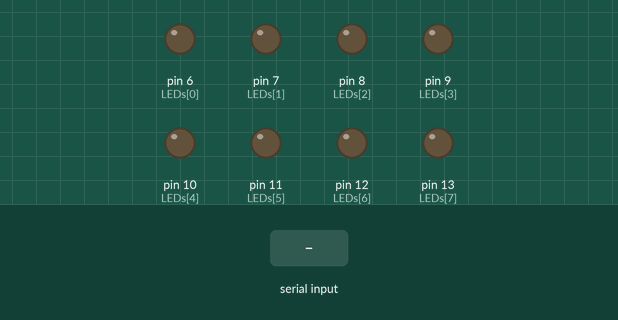
This sketch was run on a simulated Arduino Uno, built with avr-gcc and run on an emulated ATmega328P. Shown: output pins drawn as LEDs (lit = HIGH). The test bench sets the inputs (shaded band).

Above: at 1.2 s.
1.3 s: "90,45\n" received over the second serial link
At 2.6 s:
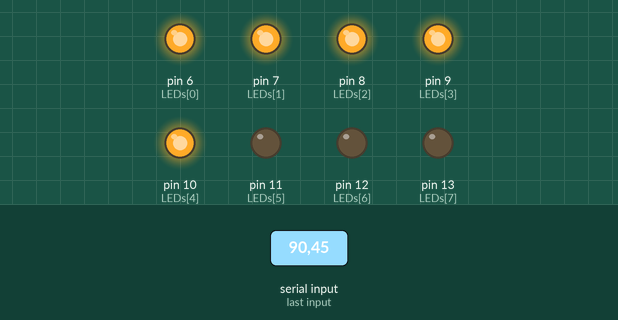
2.9 s: "30,150\n" received over the second serial link
At 3.6 s:
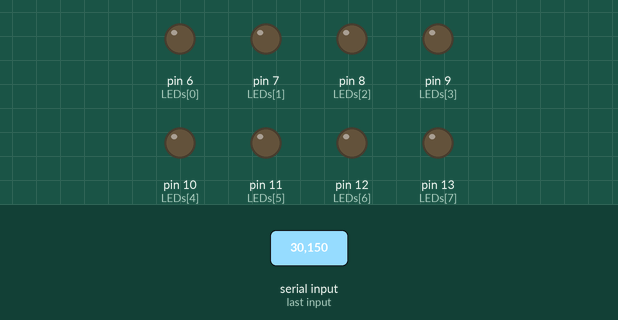
4.4 s: "200\n" received over the second serial link
At 4.8 s:
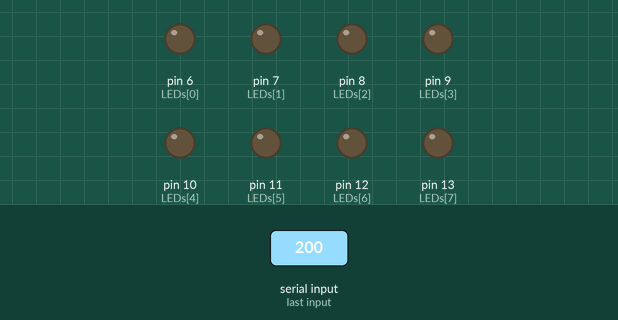
5.9 s: "5\n" received over the second serial link
At 7.1 s:
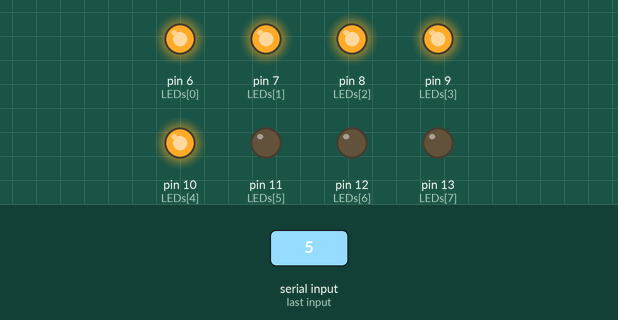
7.4 s: "90\n" received over the second serial link
At 7.9 s:
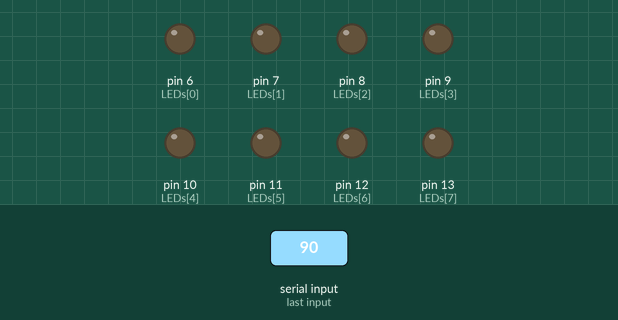
Timing chart, 0 to 9.9 s (numbered marks = the images above; inputs shaded):
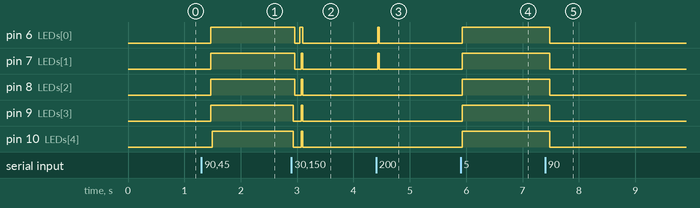

The sketch:

CH_21_02.ino
```cpp
#include <SoftwareSerial.h>
int LEDs[] = { 6, 7, 8, 9, 10, 11, 12, 13 };  // LED 연결 핀

SoftwareSerial BTSerial(2, 3);    // 소프트웨어 시리얼 포트 (RX, TX)

void setup() {
  BTSerial.begin(9600);       // 블루투스 모듈과의 시리얼 통신 초기화

  for (int i = 0; i < 8; i++) {     // LED 연결 핀을 출력으로 설정
    pinMode(LEDs[i], OUTPUT);
    digitalWrite(LEDs[i], LOW);   // 디폴트 상태는 꺼진 상태
  }
}

void loop() {
  if (BTSerial.available()) {     // 블루투스를 통한 데이터 수신 확인
    char ch = BTSerial.read();    // 한 문자 읽기
    BTSerial.print(String(ch) + " : ");

    if (ch >= '0' && ch <= '8') {     // 0~8 사이 문자 수신
      int count = ch - '0';     // 문자를 숫자로 변환
      BTSerial.println(String(count) + "개 LED를 켭니다.");

      for (int i = 0; i < 8; i++) {     // 해당 개수만큼 LED 켜기
        if (i < count) {
          digitalWrite(LEDs[i], HIGH);
        }
        else {
          digitalWrite(LEDs[i], LOW);
        }
      }
    }
    else {          // 잘못된 데이터 수신
      BTSerial.println("잘못된 데이터가 수신되었습니다.");
    }
  }
}
```

Measured:
- after the input at 1.3 s, pin 6 (LEDs[0]), pin 7 (LEDs[1]), pin 8 (LEDs[2]), pin 9 (LEDs[3]): LOW → HIGH after 0.17 s; pin 10 (LEDs[4]): LOW → HIGH after 0.20 s
- after the input at 2.9 s, pin 6 (LEDs[0]): HIGH → LOW after 0.06 s, → HIGH 0.08 s later, → LOW 0.06 s later; pin 7 (LEDs[1]), pin 8 (LEDs[2]): HIGH → LOW after 0.06 s, → HIGH 0.11 s later, → LOW 0.03 s later; pin 9 (LEDs[3]), pin 10 (LEDs[4]): HIGH → LOW at once, → HIGH 0.14 s later, → LOW 0.03 s later
- after the input at 4.4 s, pin 6 (LEDs[0]), pin 7 (LEDs[1]): LOW → HIGH at once, → LOW 0.03 s later
- after the input at 5.9 s, pin 6 (LEDs[0]), pin 7 (LEDs[1]), pin 8 (LEDs[2]), pin 9 (LEDs[3]), pin 10 (LEDs[4]): LOW → HIGH at once
- after the input at 7.4 s, pin 6 (LEDs[0]), pin 7 (LEDs[1]), pin 8 (LEDs[2]), pin 9 (LEDs[3]), pin 10 (LEDs[4]): HIGH → LOW after 0.08 s
